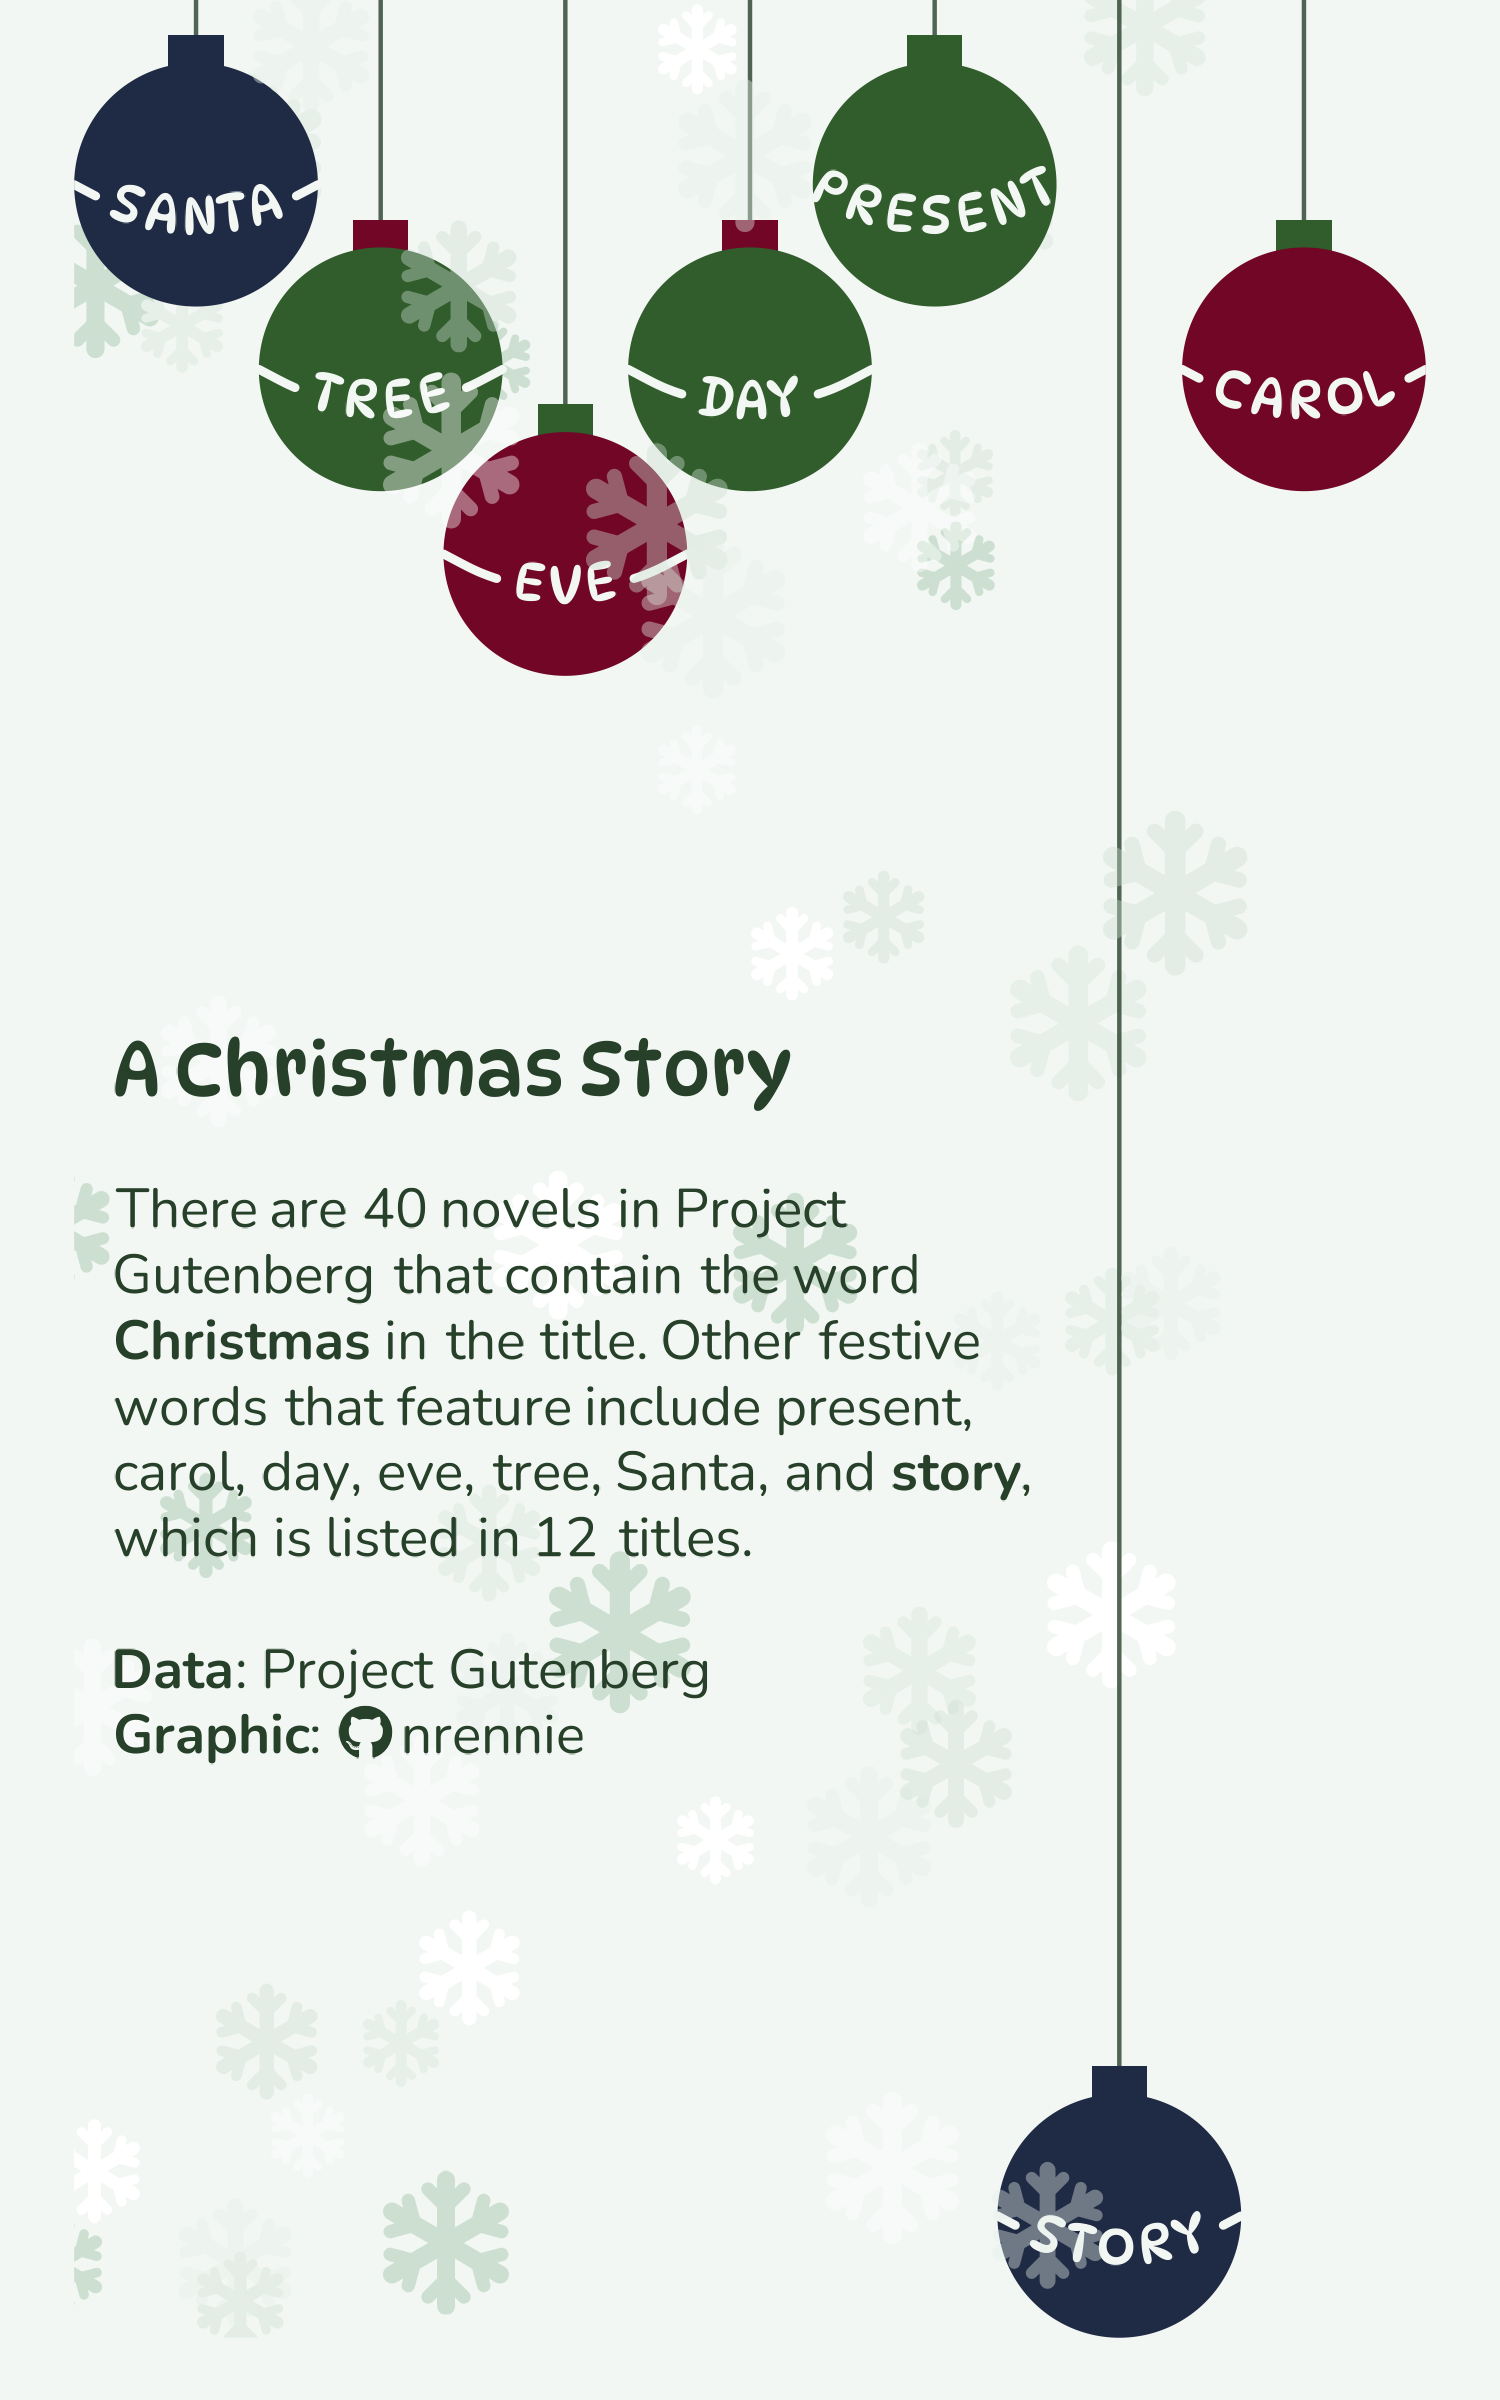

The script that saved this image:
# Load packages -----------------------------------------------------------

library(tidyverse)
library(showtext)
library(patchwork)
library(camcorder)
library(ggtext)
library(nrBrand)
library(glue)
library(scales)
library(ggforce)
library(geomtextpath)


# Load data ---------------------------------------------------------------

tuesdata <- tidytuesdayR::tt_load("2025-12-30")
christmas_novel_authors <- tuesdata$christmas_novel_authors
christmas_novel_text <- tuesdata$christmas_novel_text
christmas_novels <- tuesdata$christmas_novels


# Load fonts --------------------------------------------------------------

font_add_google("DynaPuff")
font_add_google("Nunito")
font_add("FA",
         regular = "fonts/Font Awesome 6 Free-Solid-900.otf"
)
showtext_auto()
showtext_opts(dpi = 300)
title_font <- "DynaPuff"
body_font <- "Nunito"


# Define colours and fonts-------------------------------------------------

bg_col <- "#F2F7F3"
text_col <- "#274029"
col_palette <- c("#315C2B", "#710627", "#1F2A44")


# Data wrangling ----------------------------------------------------------

unique_novels <- christmas_novels |>
  group_by(gutenberg_id) |>
  slice_head(n = 1) |>
  ungroup()

set.seed(20251225)
plot_data <- unique_novels |>
  mutate(
    Santa = str_detect(title, "Santa"),
    Tree = str_detect(title, "\\bTree\\b|\\btree\\b"),
    Eve = str_detect(title, "\\bEve\\b"),
    Day = str_detect(title, "\\bDay\\b"),
    Present = str_detect(title, "\\bPresent\\b|\\bPresents\\b"),
    Story = str_detect(title, "\\bStory\\b|\\bstory\\b"),
    Carol = str_detect(title, "\\bCarol\\b")
  ) |>
  select(-c(1:3)) |>
  colSums() |>
  enframe() |>
  mutate(
    y = -value,
    x = row_number(),
    r = 0.66,
    col1 = sample(col_palette, size = 7, replace = TRUE),
    col2 = sample(col_palette, size = 7, replace = TRUE)
  )

snow_col_palette <- c("white", "#E6EFE8", "#CDDFD1")
n <- 30
x_range <- seq(0.5, 7.5, by = 0.1)
y_range <- seq(0, -12.5, by = -0.1)
snowflakes <- data.frame(
  x = sample(x_range, n),
  y = sample(y_range, n),
  col = sample(snow_col_palette, size = n, replace = TRUE),
  size = runif(n, 7, 14)
)
snowflakes2 <- data.frame(
  x = sample(x_range, n),
  y = sample(y_range, n),
  col = sample(snow_col_palette, size = n, replace = TRUE),
  size = runif(n, 7, 14)
)

# Start recording ---------------------------------------------------------

gg_record(
  dir = file.path("2025", "2025-12-30", "recording"),
  device = "png",
  width = 5,
  height = 8,
  units = "in",
  dpi = 300
)


# Define text -------------------------------------------------------------

social <- nrBrand::social_caption(
  bg_colour = bg_col,
  icon_colour = text_col,
  font_colour = text_col,
  font_family = body_font,
  mastodon = NA,
  linkedin = NA,
  bluesky = NA
)
title <- glue("<span style='font-family:{title_font}; font-size: 18pt;'>A Christmas Story</span><br><br>")
st <- glue("There are {nrow(unique_novels)} novels in Project Gutenberg that contain the word **Christmas** in the title. Other festive words that feature include present, carol, day, eve, tree, Santa, and **story**, which is listed in {filter(plot_data, name == 'Story')$value} titles.")
cap <- paste0(
  title, st, "<br><br>**Data**:  Project Gutenberg<br>**Graphic**: ", social
)


# Plot --------------------------------------------------------------------

ggplot(
  data = plot_data,
  mapping = aes(x0 = x, y0 = y, r = r)
) +
  geom_textbox(
    data = snowflakes,
    mapping = aes(
      x = x, y = y, 
      size = I(size), colour = I(col),
      label = "<span style='font-family:\"FA\";'>&#xf2dc;</span>"
    ),
    fill = "transparent",
    box.colour = "transparent",
    inherit.aes = FALSE
  ) +
  geom_segment(
    mapping = aes(
      x = x,
      y = y + r - 0.05, yend = 0
    ),
    colour = alpha(text_col, 0.8)
  ) +
  geom_rect(
    mapping = aes(
      xmin = x - 0.15, xmax = x + 0.15,
      ymin = y + r - 0.05, ymax = y + r + 0.15,
      fill = I(col2)
    ),
    colour = "transparent"
  ) +
  geom_circle(
    mapping = aes(fill = I(col1)),
    colour = NA
  ) +
  geom_textcurve(
    mapping = aes(
      x = x - r, xend = x + r, y = y, yend = y,
      label = str_to_upper(name)
    ),
    colour = bg_col,
    curvature = 0.3,
    linewidth = 1,
    size = 4.5,
    lineend = "round",
    family = title_font
  ) +
  geom_textbox(
    data = snowflakes2,
    mapping = aes(
      x = x, y = y, 
      size = I(size), colour = I(alpha(col, 0.4)),
      label = "<span style='font-family:\"FA\";'>&#xf2dc;</span>"
    ),
    fill = "transparent",
    box.colour = "transparent",
    inherit.aes = FALSE
  ) +
  labs(tags = cap) +
  coord_fixed(expand = FALSE) +
  theme_void(base_family = body_font) +
  theme(
    plot.margin = margin(0, 5, 15, 5),
    plot.title.position = "plot",
    plot.caption.position = "plot",
    plot.background = element_rect(fill = bg_col, colour = bg_col),
    plot.tag = element_textbox_simple(
      colour = text_col,
      hjust = 0,
      halign = 0,
      margin = margin(b = 5, t = 5),
      family = body_font,
      width = 0.85
    ),
    plot.tag.position = c(0.03, 0.4)
  )


# Save gif ----------------------------------------------------------------

ggsave(
  filename = file.path("2025", "2025-12-30", paste0("20251230", ".png")),
  width = 5,
  height = 8,
  bg = bg_col,
  units = "in",
  dpi = 300
)

gg_playback(
  name = file.path("2025", "2025-12-30", paste0("20251230", ".gif")),
  first_image_duration = 4,
  last_image_duration = 20,
  frame_duration = .25,
  background = bg_col
)
